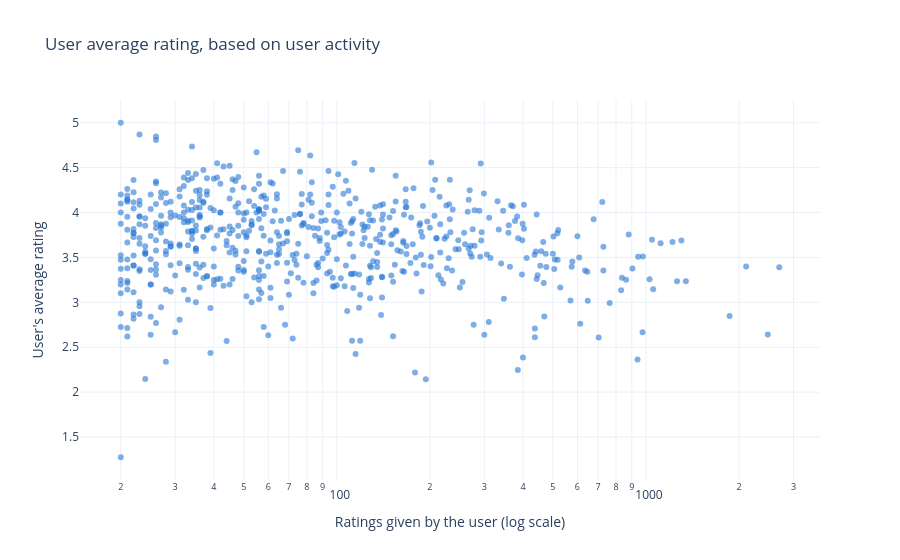

This figure's notebook cell:
### Markdown cell above
## 3. Checking the answer

This pattern shows apparent correlation, but the Spearman correlation value is still relatively low (around **0.3**). The next analysis will try to test the main conclusion from three different angles, to check its validity:

1. **User bias**: the effect of the type of rater in the film rating.
2. The effect of the movie's **genre** and **release decade**.
3. Does the conclusion hold against a different dataset (**IMDb**)?

### 3a. Is it _who_ rates them? (user bias)

Some users rate everything high, others everything low. If the users who rate many movies are harsher, and they are
the ones who find the obscure movies, those movies would look worse because of their audience, not because of the
movie.

With this in mind, we will summarize each user in a `user_stats` table, and users are split into 4 equal groups (quartiles) by how many movies they rated.

### Code cell
con.execute("""
CREATE OR REPLACE TABLE user_stats AS
SELECT userId, COUNT(*) AS n_ratings, AVG(rating) AS avg_rating
FROM ratings
GROUP BY userId
""")

_ = q("""
SELECT activity_quartile,
       COUNT(*) AS users,
       MIN(n_ratings) AS min_ratings,
       MAX(n_ratings) AS max_ratings,
       ROUND(AVG(avg_rating), 2) AS mean_rating,
       ROUND(MEDIAN(avg_rating), 2) AS median_rating,
       ROUND(100.0 * SUM(n_ratings) / (SELECT COUNT(*) FROM ratings), 1) AS percentage_of_all_ratings
FROM (SELECT *, NTILE(4) OVER (ORDER BY n_ratings) AS activity_quartile
      FROM user_stats)
GROUP BY activity_quartile
ORDER BY activity_quartile
""")

users_df = con.sql("SELECT userId, n_ratings, avg_rating FROM user_stats").pl()
print("Spearman, user activity vs user average rating:", spearman(users_df))

fig = px.scatter(
    users_df,
    x="n_ratings",
    y="avg_rating",
    log_x=True,
    opacity=0.6,
    labels={
        "n_ratings": "Ratings given by the user (log scale)",
        "avg_rating": "User's average rating",
    },
    title="User average rating, based on user activity",
)
fig.update_traces(marker_color=PRIMARY)
fig.show()

### Figure 1 — Plotly figure (JSON) as saved in the notebook; plotly's stock layout.template omitted (floating-point values rounded to 4 significant figures; data arrays with more than 128 entries replaced by an {"elided": "..."} marker saying what was removed)
{"data": [{"hovertemplate": "Ratings given by the user (log scale)=%{x}<br>User's average rating=%{y}<extra></extra>", "legendgroup": "", "marker": {"color": "#2a78d6", "opacity": 0.6, "symbol": "circle"}, "mode": "markers", "name": "", "orientation": "v", "showlegend": false, "type": "scatter", "x": {"elided": "610 int values"}, "xaxis": "x", "y": {"elided": "610 float values"}, "yaxis": "y"}], "layout": {"legend": {"tracegroupgap": 0}, "title": {"text": "User average rating, based on user activity"}, "xaxis": {"anchor": "y", "domain": [0.0, 1.0], "title": {"text": "Ratings given by the user (log scale)"}, "type": "log"}, "yaxis": {"anchor": "x", "domain": [0.0, 1.0], "title": {"text": "User's average rating"}}}}
